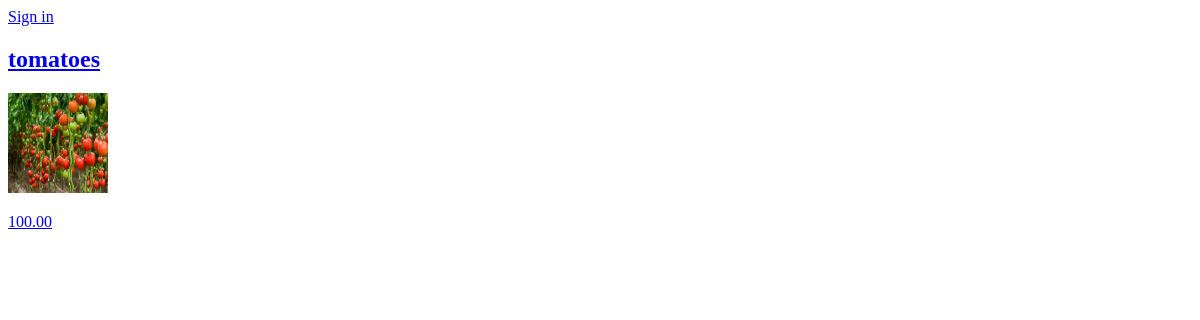
/product/, run on an earlier commit of the app's database.
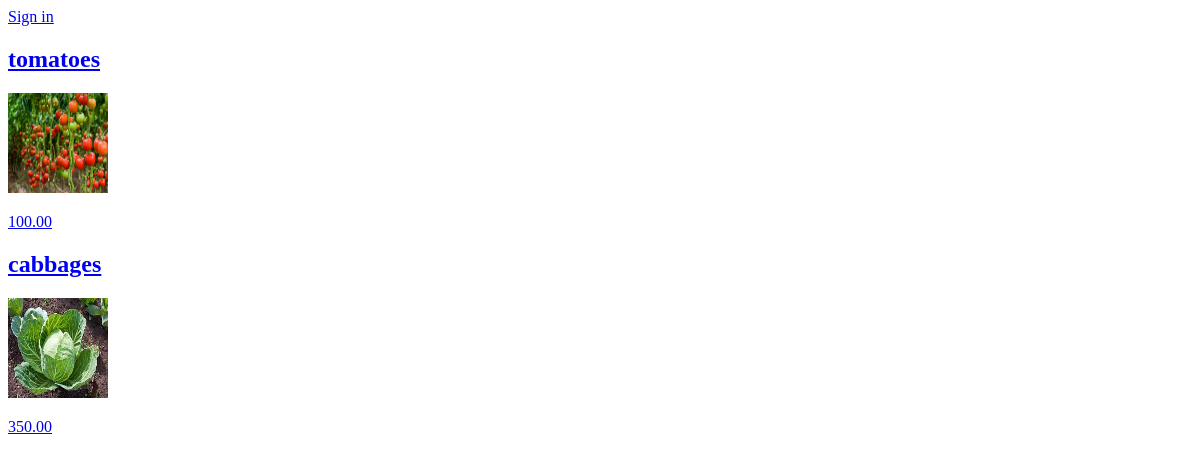
And on a later commit of the database.
### product/models.py (models this page shows, shortened)
class Product(models.Model):
    CATEGORIES = (
        ("vegetables", "vegetables"),
        ("fruits", "fruits"),
        ("meat", "meat")
    )
    owner = models.ForeignKey(User, on_delete=models.CASCADE)
    name = models.CharField(max_length=30)
    category = models.CharField(max_length=25, default="Select a category", choices=CATEGORIES)
    quantity = models.IntegerField(default=5)
    description = models.CharField(max_length=200)
    image = models.ImageField(upload_to="products")
    price = models.IntegerField()
    location = models.CharField(max_length=50)
    unit_price = models.DecimalField(max_digits=10, decimal_places=2, blank=True, null=True)

### product/views.py (the view)
# urls.py: path("", home, name="home"),
def home(request):
    products = Product.objects.all()
    return render(request, "product/home.html", {"products": products})

### product/templates/product/home.html
{% extends 'Account/base.html' %}
{% block content %}
<a href="{% url 'Account:signin' %}">Sign in</a>
        {% for product in products %}
        <div>
            <a href="{% url 'product:product_details' product.id %}">
                <h2>{{ product.name }}</h2>
                <div style="color: blue;" >
                    <img  width="100" height="100" src="{{ product.image.url }}" alt="">
                </div>
                <p>{{ product.unit_price }}</p>
            </a>
        </div>
        {% endfor %}
{% endblock content %}

What changed in the data, as far as the page shows it:
added Product: name "cabbages", image (picture), unit_price "350.00"
